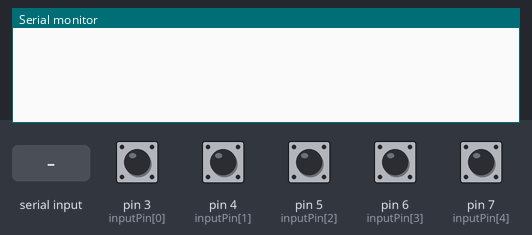
The sketch below on a simulated Arduino Uno, built with avr-gcc and run on an emulated ATmega328P. Shown: the last lines printed to the serial monitor. Inputs (shaded band) come from the test bench; at power-on: pin 3 (inputPin[0]), pin 4 (inputPin[1]), pin 5 (inputPin[2]), pin 6 (inputPin[3]), pin 7 (inputPin[4]) HIGH.

Above: at 1.2 s.
1.3 s: "1" received over Serial
At 2.3 s:
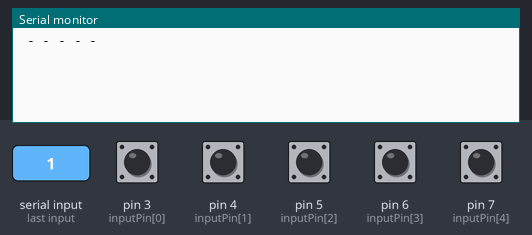
2.8 s: "0" received over Serial
At 3.4 s:
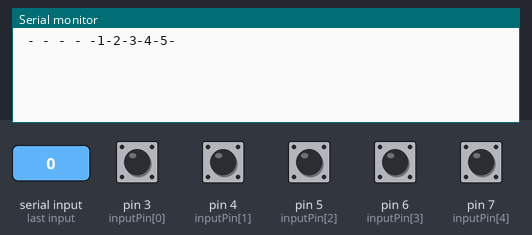

Measured:
- after the input at 1.3 s, the serial monitor: prints a new line at once (image 1)
- after the input at 2.8 s, the serial monitor: prints a new line at once (image 2)

The sketch:

Arduino.ino
```cpp
String result="";

int inputPin[5] = {3, 4, 5, 6, 7};
int checkDelay[5] = {0, 0 ,0 ,0 ,0};

void setup() {
  Serial.begin(115200);
  Serial.setTimeout(1);

  for(int index = 0; index < 5; index++)
    pinMode(inputPin[index], INPUT);
}

void loop() {
  if(!Serial.available()){
    delay(1);

    for(int pinIndex = 0; pinIndex < 5; pinIndex++){
      if(digitalRead(inputPin[pinIndex]) == LOW) {
        checkDelay[pinIndex] = 0;
      } else {
        checkDelay[pinIndex] += 1;
      }
    }

    if(result == "") {
      for(int pinIndex = 0; pinIndex < 5; pinIndex++) {
        if(checkDelay[pinIndex] >= 20) {
          result += String(pinIndex + 1) + "-";
        } else {
          result += " -";
        }
      }
    }
  } else {
    Serial.readString();
    Serial.print(result);
    result = "";
  }
}
```
